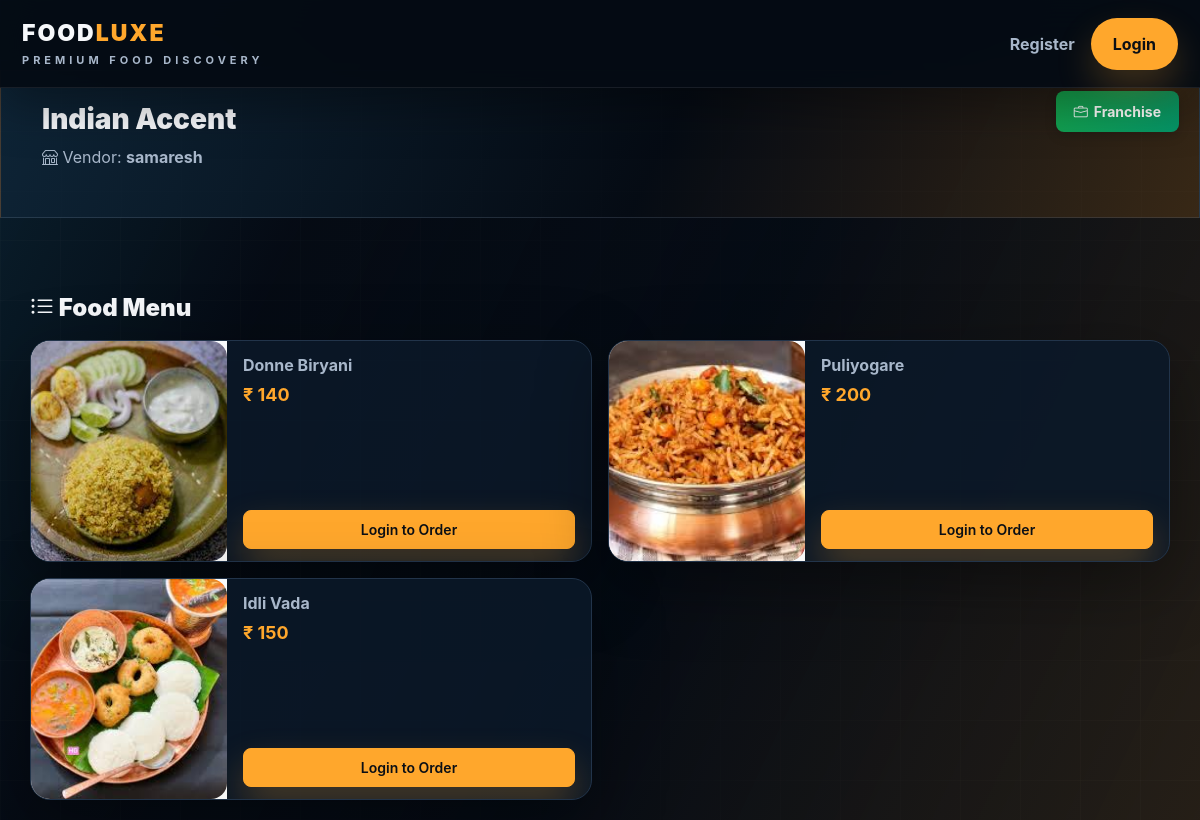
The page /vendors/vendor_detail/1 on the database its author committed.
### vendors/models.py (models this page shows, shortened)
class multivendors(models.Model):
    user=models.OneToOneField(User,on_delete=models.CASCADE)
    restaurant_name=models.CharField(max_length=100)
    address=models.CharField(max_length=100)
    city=models.CharField(max_length=100)
    state=models.CharField(max_length=100)
    zip_code=models.CharField(max_length=10)
    restaurant_lic=models.ImageField(upload_to='licience_pics/',blank=True,null=True)
    restaurant_img=models.ImageField(upload_to='restaurent_pics/',blank=True,null=True)
    user_type =models.CharField(max_length=100,default="vendor",editable=False)
    is_approved=models.BooleanField(default=False,editable=True)
    Franchise=models.BooleanField(default=False)

class menubuilding(models.Model):
    ver=models.ForeignKey(multivendors,related_name="multivendorss",on_delete=models.CASCADE)
    food_name = models.CharField(max_length=100)
    price = models.PositiveIntegerField()
    food_img =models.ImageField(upload_to='food_img/',blank=True,null=True)

### vendors/views.py (the view)
# urls.py: path('vendor_detail/<int:id>',views.vendor_details,name="vendor_detail"),
def vendor_details(request, id=0):
    vendor = multivendors.objects.get(id=id)
    allfood = menubuilding.objects.filter(ver=vendor)
    return render(request, "vendors/vendor_detail.html", {"vendor": vendor,"allfood": allfood})

### templates/vendors/vendor_detail.html (shortened to what this page needs)
{% extends 'base.html' %}
{% load static %}
{% block content %}
<div class="vendor-hero">
  <a href="{% url 'vendors:fran_details' vendor.id %}" class="franchise-top-btn">
    <i class="bi bi-briefcase"></i> Franchise
  </a>
  <div class="container">
    <h1 class="vendor-title">{{ vendor.restaurant_name }}</h1>
    <p class="vendor-owner"><i class="bi bi-shop"></i> Vendor: <strong>{{ vendor.user.username }}</strong></p>
  </div>
</div>
<div class="container vendor-wrap">
  {% if vendor.is_approved %}
    <h2 class="menu-header"><i class="bi bi-list-ul"></i> Food Menu</h2>
    <div class="row g-3">
      {% for i in allfood %}
      <div class="col-lg-6">
        <div class="food-card">
          <div class="food-card-inner">
            <div class="food-img-wrap">
              {% if i.food_img %}
                <img src="{{ i.food_img.url }}" alt="{{ i.food_name }}">
              {% else %}
                <img src="{% static 'images/defoultimg.jpg' %}" alt="No image">
              {% endif %}
            </div>
            <div class="food-info">
              <div>
                <p class="food-name">{{ i.food_name }}</p>
                <p class="food-price">₹ {{ i.price }}</p>
              </div>
              {% if user.userregister %}
                <form method="post" action="{% url 'cart:addcart' %}" style="display:inline;">
                  {% csrf_token %}
                  <input type="hidden" name="foodid" value="{{ i.id }}">
                  <button type="submit" class="btn-add-cart"><i class="bi bi-cart-plus"></i> Add to Cart</button>
                </form>
              {% elif not user.is_authenticated %}
                <a class="btn-add-cart text-center text-decoration-none" href="{% url 'auth_choice' %}?mode=login">Login to Order</a>
              {% endif %}
            </div>
          </div>
        </div>
      </div>
      {% endfor %}
    </div>
  {% else %}
    <div class="approval-msg">
      <p><i class="bi bi-hourglass-split"></i> This vendor is waiting for admin approval</p>
    </div>
  {% endif %}
</div>
{% endblock %}

### static/css/app.css (style rules this page uses)
:root { --app-bg: #050b14; --app-bg-soft: #071322; --app-panel: #0b1828; --app-panel-2: #111d2c; --app-line: #22344a; --app-line-soft: rgba(148, 163, 184, .18); --app-text: #f6f8fb; --app-muted: #a8b7ca; --app-faint: #718096; --app-accent: #ffa72c; --app-accent-dark: #e88e12; --app-cyan: #39d5ff; --app-danger: #ef5b5b; --app-success: #29c984; --app-shadow: 0 22px 70px rgba(0, 0, 0, .38); --app-font: Inter, ui-sans-serif, system-ui, -apple-system, BlinkMacSystemFont, "Segoe UI", sans-serif; }
html { background: var(--app-bg); }
body { min-height: 100vh; background: linear-gradient(115deg, rgba(17, 58, 78, .48) 0%, rgba(5, 11, 20, .62) 25%, rgba(5, 11, 20, .94) 57%, rgba(82, 58, 27, .42) 100%), linear-gradient(rgba(255, 255, 255, .028) 1px, transparent 1px), linear-gradient(90deg, rgba(255, 255, 255, .028) 1px, transparent 1px), var(--app-bg) !important; background-size: auto, 60px 60px, 60px 60px, auto !important; color: var(--app-text) !important; font-family: var(--app-font) !important; letter-spacing: 0 !important; }
a { color: var(--app-cyan); }
.cart-btn, .btn-warning, .btn-success, .btn-save, .btn-vendor, .btn-menu-building, .btn-register, .btn-add-cart, .btn-login, input[type="submit"] { background: var(--app-accent) !important; border: 1px solid var(--app-accent) !important; color: #0b0f15 !important; box-shadow: 0 18px 36px rgba(255, 167, 44, .26) !important; }
.container > .card, .card, .profile-card, .register-card, .vendor-card, .login-card, .menu-form-card, .restaurant-card, .food-card, .rounded-card-wrapper, .choice-card, .franchise-empty-state, .alert-secondary { background: rgba(11, 24, 40, .88) !important; border: 1px solid var(--app-line) !important; border-radius: 20px !important; box-shadow: var(--app-shadow) !important; color: var(--app-text) !important; }
.dashboard-header, .vendor-hero, .hero-section, .home-hero { background: linear-gradient(115deg, rgba(15, 40, 60, .86) 0%, rgba(5, 11, 20, .84) 55%, rgba(76, 51, 23, .72) 100%), linear-gradient(rgba(255, 255, 255, .028) 1px, transparent 1px), linear-gradient(90deg, rgba(255, 255, 255, .028) 1px, transparent 1px), var(--app-bg) !important; background-size: auto, 60px 60px, 60px 60px, auto !important; border: 1px solid var(--app-line-soft) !important; border-radius: 0 !important; box-shadow: none !important; }
.dashboard-header::before, .profile-image::after, .food-card::before, .section-title::after, .menu-title::after, .profile-details h2::after, .vendor-details h2::after, h3.mt-4::before, h3.text-center.mb-4::after, h3.text-center.text-primary.mb-4::after { background: var(--app-accent) !important; }
h1, h2, h3, h4, h5, .hero-copy h1, .dashboard-header h1, .login-title, .register-title, .vendor-title, .menu-title, .section-title, .food-card-title, .food-body h3, .restaurant-card-body a { color: var(--app-text) !important; font-family: var(--app-font) !important; font-weight: 950 !important; letter-spacing: 0 !important; }
.register-title strong, .vendor-title strong, .brand-accent, .price, .food-price, .food-card-price { color: var(--app-accent) !important; }
p, label, .form-label, .login-sub, .register-sub, .vendor-sub, .menu-subtitle, .hero-copy p, .section-head p, .food-meta, .text-muted, .profile-details p, .vendor-details p, .card-info p { color: var(--app-muted) !important; }
.profile-image img, .vendor-image img, .food-card img, .restaurant-card img, .rounded-card-wrapper img, .table tbody img { border-radius: 16px !important; }

### templates/base.html (style rules this page uses)
body { padding-top: 70px; background: #f7f3ed; color: #1f2933; font-family: Inter, system-ui, -apple-system, BlinkMacSystemFont, "Segoe UI", sans-serif; }

### rows shown on the page
multivendors: restaurant_name "Indian Accent", user.username "samaresh"
menubuilding: food_img (picture), food_name "Donne Biryani", price "140"
menubuilding: food_img (picture), food_name "Puliyogare", price "200"
menubuilding: food_img (picture), food_name "Idli Vada", price "150"
